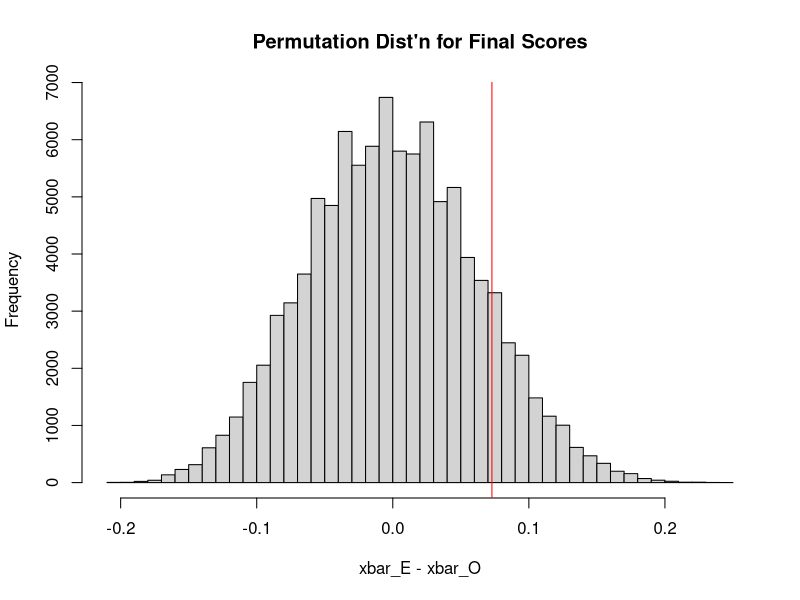

Write the R code that produced this figure.
## ---- chunk 1
# Set random number generator seed value explicitly so we can replicate our 
# simulations
set.seed(76)
## ---- chunk 2
grades <- read.csv("grades.csv", header=TRUE)
# Look at first 6 rows: 
head(grades)
## ---- chunk 3
table(grades$even)
tapply(grades$final, grades$even, mean)
## ---- chunk 4
which(grades$even == "even")
## ---- chunk 5
evens_index <- sample(x=30, size=19, replace = FALSE)
evens_index
## ---- chunk 6
# Pull out final scores:
scores <- grades$final

# Simulated difference of means of evens minus odds
mean(scores[evens_index]) - mean(scores[-evens_index])
## ---- chunk 7
# The observed difference in sample means
sample_means <- tapply(grades$final, grades$even, mean)
observed <- sample_means[1] - sample_means[2]

# Pull out final scores
scores <- grades$final

N <- 10^5 -1                # number of times to repeat this process
result <- rep(0, times=N)   # save the simulated (under H_0) differences here
for(i in 1:N){
  # This step is the random permuting/shuffling of the labels
  evens_index <- sample(30, size=19, replace = FALSE)
  result[i] <- mean(scores[evens_index]) - mean(scores[-evens_index])
}

# Histogram of null distribution and where the observed test statistic lies
hist(result, xlab="xbar_E - xbar_O", 
     main = "Permutation Dist'n for Final Scores",
     breaks = 50)
abline(v=observed, col="red")
## ---- chunk 8
p_value <- 2 * sum(result >= observed)/(N+1)
p_value
